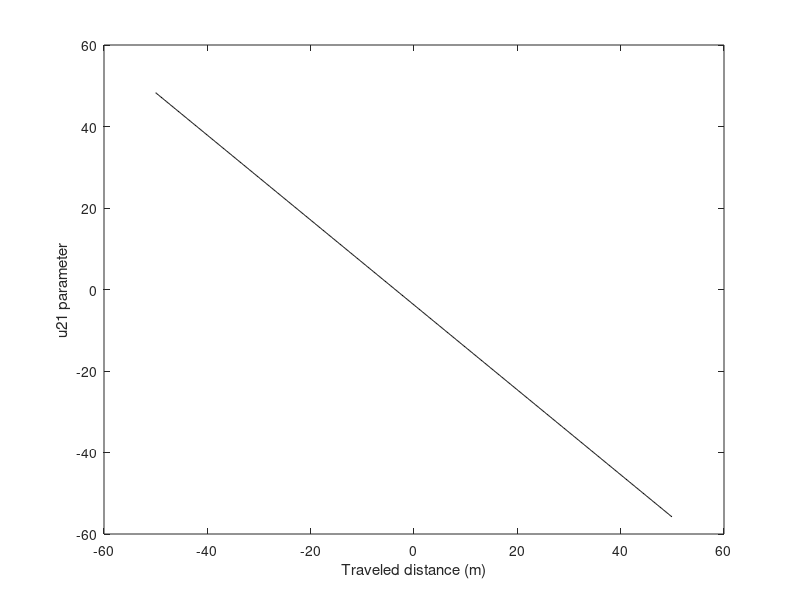
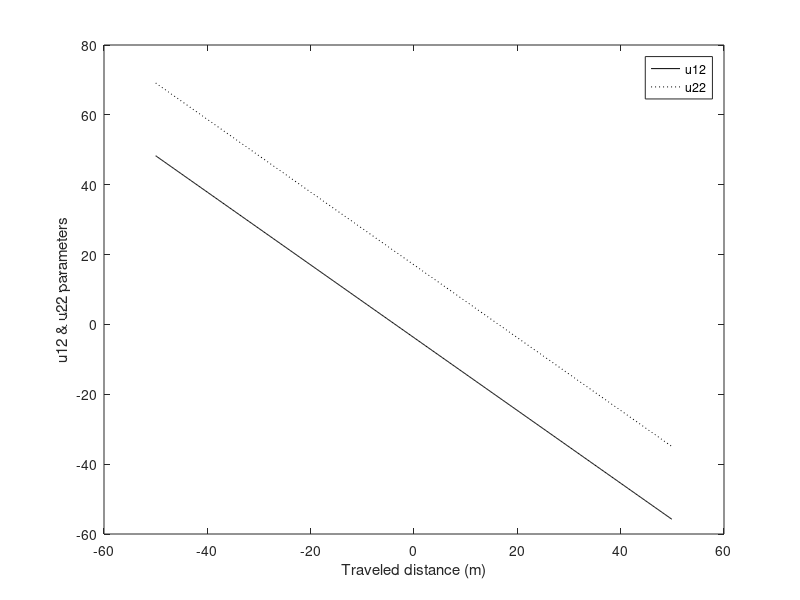
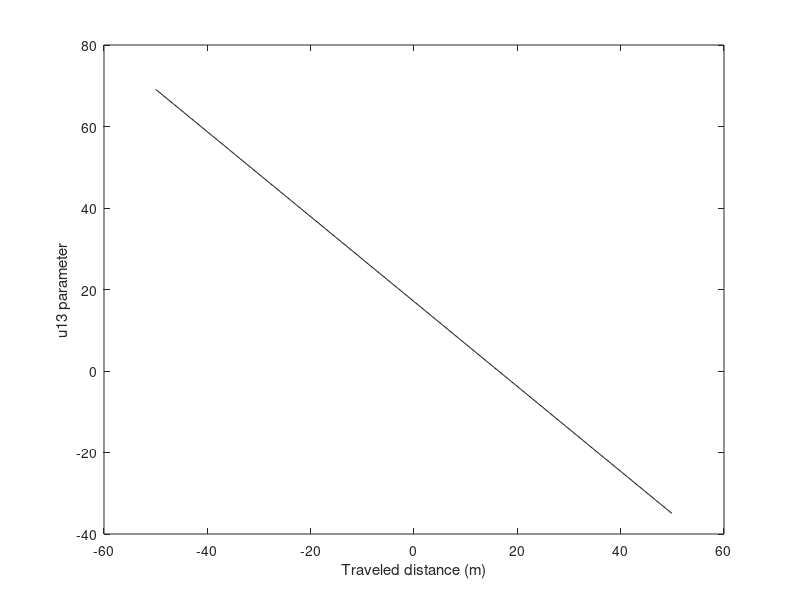

Write MATLAB code to recreate these figures, in order. (Note: this script raises an error after producing the figures.)
% INITIALIZE ===========================================================

close all
clear

% INPUT PARAMETERS ==================================================

fMHz=2000;  % frequency in MHz


% SECONDARY PARAMETERS ==============================================

f=fMHz*1e6;
lambdac=300/fMHz;
kc=2*pi/lambdac;


% GEOMETRIC INPUTS =================================================

elev=30;     % elevation (deg)
azim=20;     % azimuth  (deg)
D=10;        % distance from MS to building
hRx=1.5;      % MS antenna hieght

% bulding

hB=13;       % bulding height (m)
x1=0;        % beguinning og building
x2=20;       % end of buidling

% mobile route ========================================================

stepxRx=lambdac;
xRx=[-50:stepxRx:50];

% Intersection point of ray with screen =============================

x0=D*tand(azim)+xRx;
y0=D*tand(elev)/cosd(azim)+hRx;
d2=(y0-hRx)/sind(elev);


% Fresnel radius

R1=sqrt(lambdac*abs(d2));

% Integration limits ==================================================

% vertical 

v11=sqrt(2)*(0-y0)/R1;
v21=inf;

v12=sqrt(2)*(hB-y0)/R1;
v22=inf;

v13=sqrt(2)*(0-y0)/R1;
v23=inf;


% horizontal ======================================

u11=-inf;
u21=sqrt(2)*(x1-x0)/R1;

figure,plot(xRx,u21,'k')
xlabel('Traveled distance (m)')
ylabel('u21 parameter')

u12=sqrt(2)*(x1-x0)/R1;
u22=sqrt(2)*(x2-x0)/R1;

figure,plot(xRx,u12,'k',xRx,u22,'k:')
xlabel('Traveled distance (m)')
ylabel('u12 & u22 parameters')
legend('u12','u22')

u13=sqrt(2)*(x2-x0)/R1;
u23=inf;

figure,plot(xRx,u13,'k')
xlabel('Traveled distance (m)')
ylabel('u13 parameter')



% Normalized field strength ============================================

Enormalized=j/2*(...
    ((mfun('FresnelC',u21)-mfun('FresnelC',u11))-j*(mfun('FresnelS',u21)-mfun('FresnelS',u11))).*...
     ((mfun('FresnelC',v21)-mfun('FresnelC',v11))-j*((mfun('FresnelS',v21)-mfun('FresnelS',v11))))...
     +...
    ((mfun('FresnelC',u22)-mfun('FresnelC',u12))-j*(mfun('FresnelS',u22)-mfun('FresnelS',u12))).*...
     ((mfun('FresnelC',v22)-mfun('FresnelC',v12))-j*((mfun('FresnelS',v22)-mfun('FresnelS',v12))))...
     +...
     ((mfun('FresnelC',u23)-mfun('FresnelC',u13))-j*(mfun('FresnelS',u23)-mfun('FresnelS',u13))).*...
     ((mfun('FresnelC',v23)-mfun('FresnelC',v13))-j*((mfun('FresnelS',v23)-mfun('FresnelS',v13))))...
     );


BuidlingOutline=[min(xRx),0; x1,0; x1,hB; x2,hB; x2,0; max(xRx),0];
 
figure,plot(xRx,20*log10(abs(Enormalized)),'k',BuidlingOutline(:,1),BuidlingOutline(:,2),'k:')
xlabel('Traveled distance (m)')
ylabel('Received field strength relative to direct ray (dB)')

figure,plot(xRx,abs(Enormalized),'k',BuidlingOutline(:,1),BuidlingOutline(:,2),'k:')
xlabel('Traveled distance (m)')
ylabel('Received field strength relative to direct ray (lienar units)')

figure,plot(xRx,abs(Enormalized),'k')
xlabel('Traveled distance (m)')
ylabel('Received field strength relative to direct ray (linear units)')
